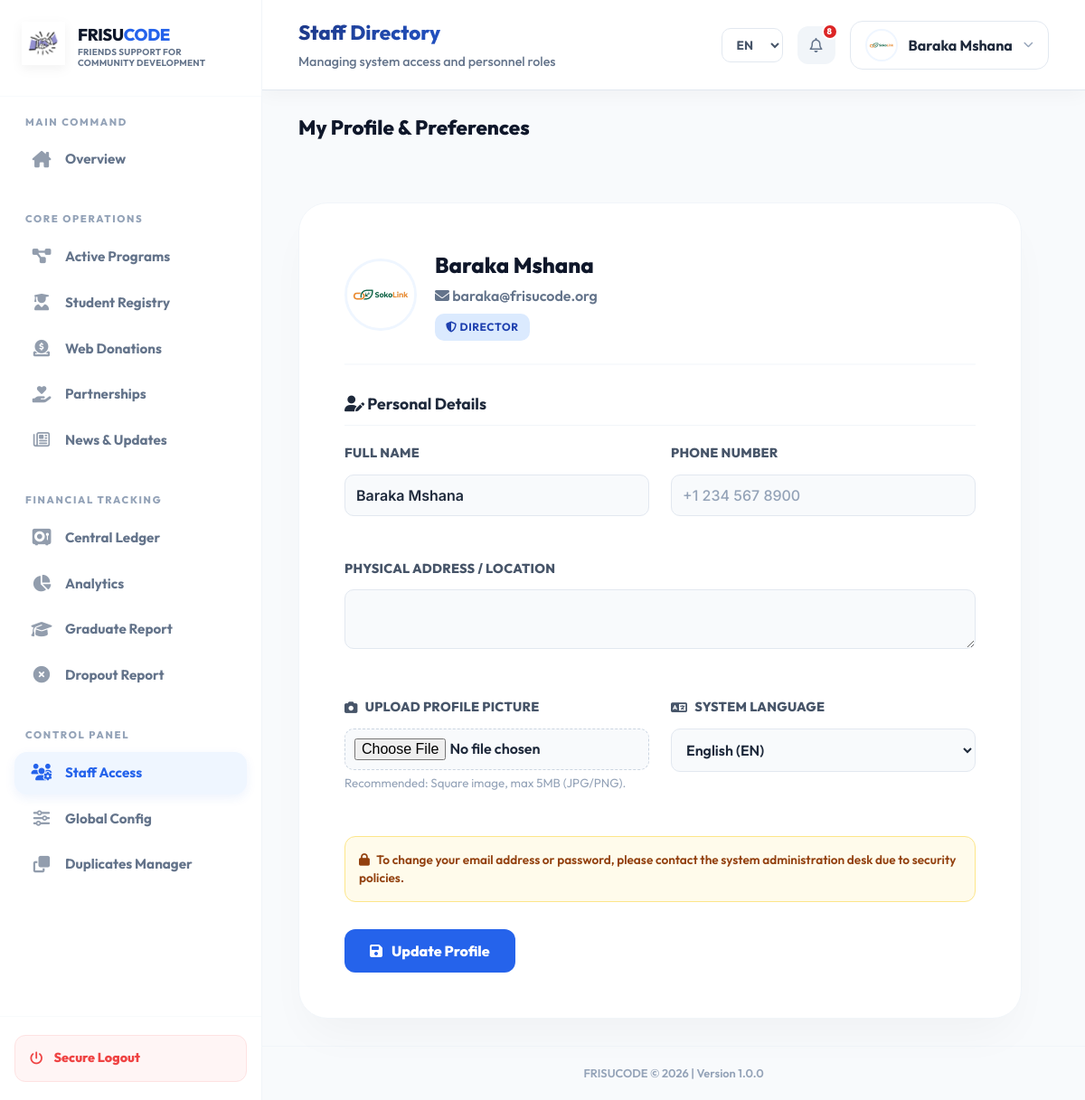
The page /system/users/view_profile.php (signed in) on the database its author committed.
### tables this page shows
CREATE TABLE `users` (
  `id` int(11) NOT NULL,
  `full_name` varchar(100) NOT NULL,
  `email` varchar(100) NOT NULL,
  `profile_picture` varchar(255) DEFAULT NULL,
  `phone` varchar(30) DEFAULT NULL,
  `address` text DEFAULT NULL,
  `password` varchar(255) NOT NULL,
  `role` enum('super_admin','director','project_manager','finance','me_officer','field_officer','donor','guest') NOT NULL DEFAULT 'guest',
  `status` enum('active','inactive') DEFAULT 'active',
  `preferred_language` enum('en','sw','de','fr','es') DEFAULT 'en',
  `last_login` datetime DEFAULT NULL,
  `created_at` timestamp NOT NULL DEFAULT current_timestamp(),
  `updated_at` timestamp NOT NULL DEFAULT current_timestamp() ON UPDATE current_timestamp()
);

### system/users/view_profile.php (the view, shortened to what this page needs)
<?php
require_once __DIR__ . '/../auth/auth_check.php';
require_once __DIR__ . '/../config/db.php';
$userId = $_SESSION['user_id'] ?? null;
$stmt = $pdo->prepare("SELECT * FROM users WHERE id = ?");
$stmt->execute([$userId]);
$user = $stmt->fetch(PDO::FETCH_ASSOC);
?>
<!DOCTYPE html>
<html lang="<?= htmlspecialchars($_SESSION['lang'] ?? 'en') ?>">
<head>
    <link rel="stylesheet" href="../../assets/css/system-dashboard.css">
    <link rel="stylesheet" href="https://cdnjs.cloudflare.com/ajax/libs/font-awesome/6.5.1/css/all.min.css">
</head>
<body>
<div class="dashboard-layout">
    <div class="main">
        <?php include __DIR__ . '/../partials/header.php'; ?>
        <div class="page-header fade-in">
            <h2><?= __('My Profile & Preferences') ?></h2>
        </div>
        <div class="form-container fade-in" style="max-width: 800px; margin: 30px 40px; animation-delay: 0.1s;">
            <div style="display: flex; align-items: center; gap: 20px; margin-bottom: 30px; padding-bottom: 25px; border-bottom: 2px solid #f8fafc;">
                <?php if (!empty($user['profile_picture'])): ?>
                    <img src="<?= htmlspecialchars($user['profile_picture']) ?>" alt="Profile" style="width: 80px; height: 80px; border-radius: 50%; object-fit: cover; border: 3px solid var(--primary-light);">
                <?php else: ?>
                    <div class="profile-img-circle" style="width: 80px; height: 80px; font-size: 2.2rem; background: #2563eb;">
                        <?= strtoupper(substr($user['full_name'] ?? 'U', 0, 1)) ?>
                    </div>
                <?php endif; ?>
                <div>
                    <h3 style="font-family: 'Outfit'; font-weight: 800; margin: 0; font-size: 1.5rem; color: #0f172a;"><?= htmlspecialchars($user['full_name'] ?? 'Profile') ?></h3>
                    <p style="color: #64748b; margin: 4px 0 0; font-weight: 600; font-size: 1rem;"><i class="fa-solid fa-envelope"></i> <?= htmlspecialchars($user['email'] ?? '') ?></p>
                    <span class="badge primary" style="margin-top: 8px; display: inline-block; font-size: 0.75rem;"><i class="fa-solid fa-shield-halved"></i> <?= strtoupper(str_replace('_', ' ', $user['role'] ?? 'Staff')) ?></span>
                </div>
            </div>
            <form method="POST" enctype="multipart/form-data">
                <h3 style="margin-bottom: 20px; font-size: 1.1rem; border-bottom: 1px solid #f1f5f9; padding-bottom: 10px; color: #1e293b;"><i class="fa-solid fa-user-pen"></i> <?= __('Personal Details') ?></h3>
                <div class="form-row">
                    <div class="input-group">
                        <label><?= __('Full Name') ?></label>
                        <input type="text" name="full_name" value="<?= htmlspecialchars($user['full_name']) ?>" required style="width: 100%; padding: 12px; border-radius: 10px; border: 1px solid #e2e8f0; font-family: 'Inter', sans-serif;">
                    </div>
                    <div class="input-group">
                        <label><?= __('Phone Number') ?></label>
                        <input type="text" name="phone" value="<?= htmlspecialchars($user['phone'] ?? '') ?>" placeholder="+1 234 567 8900" style="width: 100%; padding: 12px; border-radius: 10px; border: 1px solid #e2e8f0; font-family: 'Inter', sans-serif;">
                    </div>
                </div>
                <div class="form-row">
                    <div class="input-group" style="grid-column: span 2;">
                        <label><?= __('Physical Address / Location') ?></label>
                        <textarea name="address" rows="2" style="width: 100%; padding: 12px; border-radius: 10px; border: 1px solid #e2e8f0; font-family: 'Inter', sans-serif; resize: vertical;"><?= htmlspecialchars($user['address'] ?? '') ?></textarea>
                    </div>
                </div>
                <div class="form-row">
                    <div class="input-group">
                        <label><i class="fa-solid fa-camera"></i> <?= __('Upload Profile Picture') ?></label>
                        <input type="file" name="profile_picture" accept="image/jpeg, image/png, image/gif" style="width: 100%; padding: 10px; border-radius: 10px; border: 1px dashed #cbd5e1; background: #f8fafc; cursor: pointer;">
                        <small style="color: #94a3b8; display: block; margin-top: 5px;"><?= __('Recommended: Square image, max 5MB (JPG/PNG).') ?></small>
                    </div>
                    <div class="input-group">
                        <label><i class="fa-solid fa-language"></i> <?= __('System Language') ?></label>
                        <select name="pref_lang" style="width: 100%; padding: 12px; border-radius: 10px; border: 1px solid #e2e8f0; font-weight: 600;">
                            <option value="en" <?= ($_SESSION['lang'] ?? 'en') == 'en' ? 'selected' : '' ?>>English (EN)</option>
                        </select>
                    </div>
                </div>
                <div style="margin-top: 10px; margin-bottom: 30px; padding: 15px; background: #fffbeb; border-radius: 12px; border: 1px solid #fde68a;">
                    <p style="margin: 0; color: #92400e; font-size: 0.85rem; font-weight: 600;">
                        <i class="fa-solid fa-lock" style="margin-right: 5px;"></i> <?= __('To change your email address or password, please contact the system administration desk due to security policies.') ?>
                    </p>
                </div>
                <button type="submit" class="btn-primary" style="border-radius: 12px; padding: 14px 28px;">
                    <i class="fa-solid fa-floppy-disk"></i> <?= __('Update Profile') ?>
                </button>
            </form>
        </div>
        <?php include __DIR__ . '/../partials/footer.php'; ?>
    </div>
</div>
</body>
</html>

### system/partials/header.php (shortened to what this page needs)
<?php
$current_url = $_SERVER['REQUEST_URI'];
$title_data = ['title' => __('System Module'), 'sub' => __('FRISUCODE Smart Office')];
if (strpos($current_url, '/dashboards/super_admin.php') !== false) {
    $title_data = ['title' => __('Executive Dashboard'), 'sub' => __('Real-time overview of organization impact')];
} elseif (strpos($current_url, '/dashboards/staff.php') !== false) {
    $title_data = ['title' => __('Staff Dashboard'), 'sub' => __('Your workspace and assigned tasks')];
} elseif (strpos($current_url, '/dashboards/project_manager.php') !== false) {
    $title_data = ['title' => __('Project Manager Dashboard'), 'sub' => __('Manage active programs and resources')];
} elseif (strpos($current_url, '/dashboards/donor.php') !== false) {
    $title_data = ['title' => __('Donor Portal'), 'sub' => __('Your impact and contribution overview')];
} elseif (strpos($current_url, '/dashboards/finance.php') !== false) {
    $title_data = ['title' => __('Finance Dashboard'), 'sub' => __('Real-time financial control and oversight')];
} elseif (strpos($current_url, '/projects/') !== false) {
    if (strpos($current_url, 'create.php') !== false) {
        $title_data = ['title' => __('New Program'), 'sub' => __('Initiating a community initiative')];
    } else {
        $title_data = ['title' => __('Project Management'), 'sub' => __('Overseeing active programs and goals')];
    }
} elseif (strpos($current_url, '/beneficiaries/') !== false) {
    if (strpos($current_url, 'create.php') !== false) {
        $title_data = ['title' => __('Student Registration'), 'sub' => __('Adding a new beneficiary to the database')];
    } else {
        $title_data = ['title' => __('Student Registry'), 'sub' => __('Managing sponsored students and progress')];
    }
} elseif (strpos($current_url, '/finance/') !== false) {
    if (strpos($current_url, 'create.php') !== false) {
        $title_data = ['title' => __('New Entry'), 'sub' => __('Recording financial movement in the ledger')];
    } else {
        $title_data = ['title' => __('Financial Ledger'), 'sub' => __('Tracking organizational inflow and outflow')];
    }
} elseif (strpos($current_url, '/donations/') !== false) {
    $title_data = ['title' => __('Public Contributions'), 'sub' => __('Reviewing donations received from the website')];
} elseif (strpos($current_url, '/donors/') !== false) {
    $title_data = ['title' => __('Partner Registry'), 'sub' => __('Managing official sponsors and partner organizations')];
} elseif (strpos($current_url, '/reports/') !== false) {
    $title_data = ['title' => __('Impact Analytics'), 'sub' => __('Data-driven insights and reporting')];
} elseif (strpos($current_url, '/users/') !== false) {
    $title_data = ['title' => __('Staff Directory'), 'sub' => __('Managing system access and personnel roles')];
} elseif (strpos($current_url, '/settings/') !== false) {
    $title_data = ['title' => __('Global Settings'), 'sub' => __('System-wide configurations and branding')];
}
$adminName = $_SESSION['user_name'] ?? 'Admin User';
$lang = $_SESSION['lang'] ?? 'en';
?>
<header class="topbar">
    <div>
        <h1><?= $title_data['title'] ?></h1>
        <p><?= $title_data['sub'] ?></p>
    </div>
    <div class="top-actions">
        <form method="get" class="lang-select">
            <select name="lang" onchange="this.form.submit()">
                <option value="en" <?= ($lang ?? 'en')=='en'?'selected':'' ?>>EN</option>
            </select>
        </form>
        <?php
        $headerNotifs = [];
        if (isset($pdo)) {
            try {
                $stmt = $pdo->query("SELECT id, full_name, registered_at FROM beneficiaries ORDER BY registered_at DESC LIMIT 5");
                while ($row = $stmt->fetch(PDO::FETCH_ASSOC)) {
                    $headerNotifs[] = [
                        'time' => strtotime($row['registered_at'])
                    ];
                }
                $stmt = $pdo->query("SELECT id, title, created_at FROM projects ORDER BY created_at DESC LIMIT 5");
                while ($row = $stmt->fetch(PDO::FETCH_ASSOC)) {
                    $headerNotifs[] = [
                        'time' => strtotime($row['created_at'])
                    ];
                }
            } catch (PDOException $e) {}
        }
        $headerNotifCount = count($headerNotifs);
        ?>
        <a href="/frisucode_ms/system/notifications/index.php" class="icon-btn" title="<?= __('System Notifications') ?>">
            <i class="fa-regular fa-bell"></i>
            <?php if($headerNotifCount > 0): ?>
                <span class="badge"><?= $headerNotifCount ?></span>
            <?php endif; ?>
        </a>
        <div class="profile">
            <div class="profile-trigger">
                <?php
                $sysUserId = $_SESSION['user_id'] ?? null;
                $pPic = null;
                if ($sysUserId && isset($pdo)) {
                    try {
                        $usrStmt = $pdo->prepare("SELECT profile_picture FROM users WHERE id = ?");
                        $usrStmt->execute([$sysUserId]);
                        $pPic = $usrStmt->fetchColumn();
                    } catch(PDOException $e) {}
                }
                if (!empty($pPic)): ?>
                    <img src="<?= htmlspecialchars($pPic) ?>" alt="Profile" style="width: 36px; height: 36px; border-radius: 50%; object-fit: cover; border: 2px solid var(--primary-light);">
                <?php else: ?>
                    <div class="profile-img-circle">
                        <?= strtoupper(substr($adminName, 0, 1)) ?>
                    </div>
                <?php endif; ?>
                <span style="font-weight: 700; color: #1e293b;"><?= htmlspecialchars($adminName) ?></span>
                <i class="fa-solid fa-chevron-down" style="font-size: 0.7rem; color: #94a3b8;"></i>
            </div>
        </div>
    </div>
</header>

### rows shown on the page
users: profile_picture (picture), full_name "Baraka Mshana", email "baraka@frisucode.org", role "DIRECTOR"

### other values the page prints
__('Friends Support for Community Development') "FRIENDS SUPPORT FOR COMMUNITY DEVELOPMENT"
__('Main Command') "MAIN COMMAND"
__('Overview') "Overview"
__('Core Operations') "CORE OPERATIONS"
__('Active Programs') "Active Programs"
__('Student Registry') "Student Registry"
__('Web Donations') "Web Donations"
__('Partnerships') "Partnerships"
__('News & Updates') "News & Updates"
__('Financial Tracking') "FINANCIAL TRACKING"
__('Central Ledger') "Central Ledger"
__('Analytics') "Analytics"
__('Graduate Report') "Graduate Report"
__('Dropout Report') "Dropout Report"
__('Control Panel') "CONTROL PANEL"
